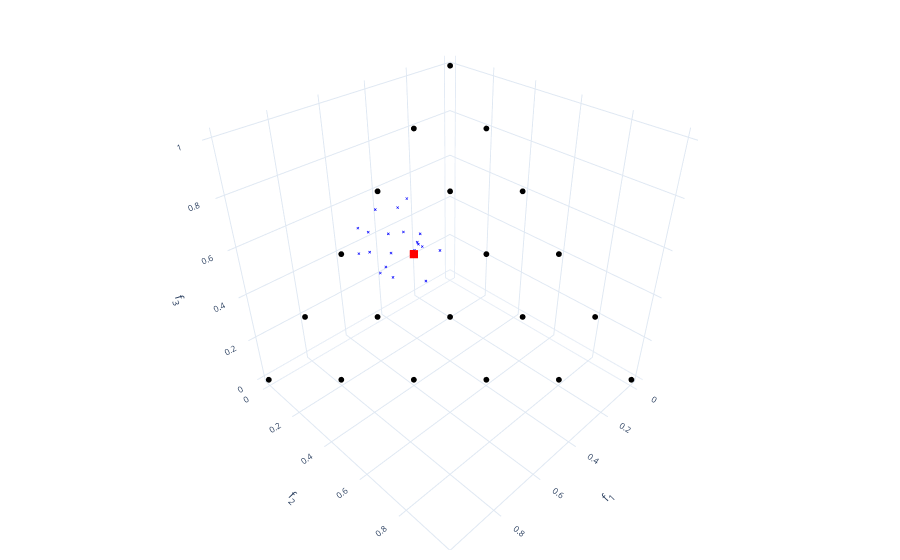

Notebook cell for this chart:
### Code cell
# For preferred ranges
preferred_range = np.array([[0.28,0.57],[0.0,0.28],[0.28,0.57]])
reference_vectors_5 = copy.deepcopy(reference_vectors)


solutions_remain = check_roi_ranges(preferred_range, reference_vectors_5.values_planar)
new_solutions = reference_vectors_5.number_of_vectors - np.count_nonzero(solutions_remain)

new_reference_vectors_5 = ReferenceVectors(number_of_objectives=3,  approx_number = new_solutions, creation_type="Approximated")
size = new_reference_vectors_5.number_of_vectors

new_reference_vectors_5.interactive_adapt_4(preferred_range)

#reference_vectors_3.interactive_filter_rp2(solutions_remain, [reference_point], predefined_distance = predefined_distance)
to_adapt = np.random.permutation(new_solutions)

reference_vectors_5.values[np.invert(solutions_remain),:] = new_reference_vectors_5.values[to_adapt,:]
reference_vectors_5.values_planar[np.invert(solutions_remain),:] = new_reference_vectors_5.values_planar[to_adapt,:]



x = reference_vectors.values_planar[:,0]
y = reference_vectors.values_planar[:,1]
z = reference_vectors.values_planar[:,2]

x2= reference_vectors_5.values_planar[solutions_remain,0]
y2 = reference_vectors_5.values_planar[solutions_remain,1]
z2 = reference_vectors_5.values_planar[solutions_remain,2]

x3 = reference_vectors_5.values_planar[np.invert(solutions_remain),0]
y3 = reference_vectors_5.values_planar[np.invert(solutions_remain),1]
z3 = reference_vectors_5.values_planar[np.invert(solutions_remain),2]

trace1 = go.Scatter3d(x = x, y = y, z= z, mode = "markers", marker_size=2, marker_color= "black", name="W")
trace2 = go.Scatter3d(x = x2, y = y2, z= z2, mode = "markers", marker_size=3, marker_symbol="square", marker_color="red", name ="W_in" )
trace3 = go.Scatter3d(x = x3, y = y3, z= z3, mode = "markers", marker_size=1, marker_symbol="x", marker_color="blue", marker_line_color="blue", name= "W_out")

fig5 = go.Figure(data= [trace1, trace2, trace3])
fig5.data = (fig5.data[0],fig5.data[2], fig5.data[1])
fig5.update_layout(scene = dict(
                    xaxis_title="f<sub>1</sub>",
                    yaxis_title="f<sub>2</sub>",
                    zaxis_title="f<sub>3</sub>"),
                    font_size= 10,
                    template = "plotly_white",
                    showlegend=False,
                    autosize= False,
                    margin=dict(r=10, b=10, l=10, t=0))

fig5.show()

### Figure 1 — Plotly figure (JSON) as saved in the notebook; plotly's stock layout.template omitted (floating-point values rounded to 4 significant figures)
{"data": [{"marker": {"color": "black", "size": 2}, "mode": "markers", "name": "W", "type": "scatter3d", "x": [0, 0, 0, 0, 0, 0, 0.2, 0.2, 0.2, 0.2, 0.2, 0.4, 0.4, 0.4, 0.4, 0.6, 0.6, 0.6, 0.8, 0.8, 1], "y": [0, 0.2, 0.4, 0.6, 0.8, 1, 0, 0.2, 0.4, 0.6, 0.8, 0, 0.2, 0.4, 0.6, 0, 0.2, 0.4, 0, 0.2, 0], "z": [1, 0.8, 0.6, 0.4, 0.2, 0, 0.8, 0.6, 0.4, 0.2, 0, 0.6, 0.4, 0.2, 0, 0.4, 0.2, 0, 0.2, 0, 0]}, {"marker": {"color": "blue", "line": {"color": "blue"}, "size": 1, "symbol": "x"}, "mode": "markers", "name": "W_out", "type": "scatter3d", "x": [0.4609, 0.4907, 0.3308, 0.3219, 0.3935, 0.4975, 0.3704, 0.3715, 0.3917, 0.5507, 0.4353, 0.4095, 0.3645, 0.5224, 0.438, 0.3715, 0.4943, 0.3502, 0.5184, 0.5128], "y": [0.1359, 0.03954, 0.09253, 0.2665, 0.1362, 0.1435, 0.08153, 0.197, 0.1963, 0.04815, 0.02299, 0.2766, 0.2114, 0.1381, 0.09764, 0.1906, 0.1797, 0.1854, 0.07536, 0.00466], "z": [0.4032, 0.4698, 0.5767, 0.4115, 0.4703, 0.359, 0.548, 0.4314, 0.412, 0.4012, 0.5418, 0.3139, 0.4241, 0.3395, 0.4644, 0.4379, 0.3259, 0.4644, 0.4062, 0.4825]}, {"marker": {"color": "red", "size": 3, "symbol": "square"}, "mode": "markers", "name": "W_in", "type": "scatter3d", "x": [0.4], "y": [0.2], "z": [0.4]}], "layout": {"autosize": false, "font": {"size": 10}, "margin": {"b": 10, "l": 10, "r": 10, "t": 0}, "scene": {"xaxis": {"title": {"text": "f<sub>1</sub>"}}, "yaxis": {"title": {"text": "f<sub>2</sub>"}}, "zaxis": {"title": {"text": "f<sub>3</sub>"}}}, "showlegend": false}}
